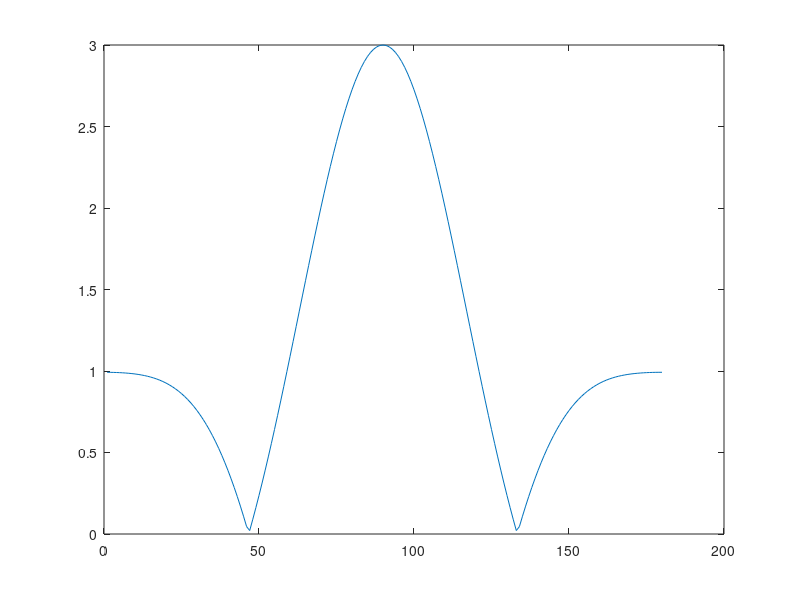

Write the MATLAB code that produced this figure.
clc;
%% Directionality

freq = 1000;
N = 3;
c = 343;
L = 0.5;
d = L/N;
angleRange = 180;
angles = 1:angleRange;
w = 1/N;

D = zeros(1,180);
for i = 1:angleRange    
    for n = (-(N-1)/2):((N-1)/2)
        D(i) = D(i) + exp(1j*((2*pi*freq)/(c))*n*d*cosd(angles(i)));
    end
end

plot(abs(D))